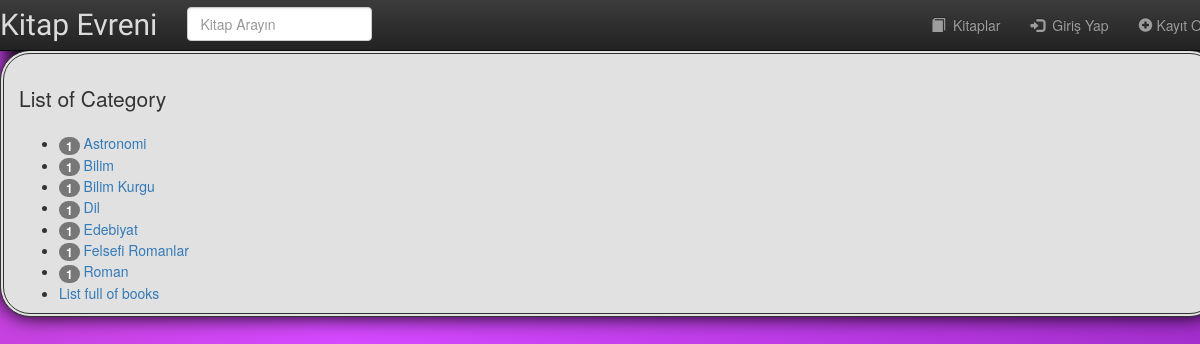
Page /category_list.php on the committed database.
### tables this page shows
CREATE TABLE `kategori` (
  `kategori_id` int(10) NOT NULL,
  `kategori_adi` varchar(60) NOT NULL
);

### category_list.php (the view, shortened to what this page needs)
<?php
	$conn = db_connect();
	$query = "SELECT * FROM kategori ORDER BY kategori_adi";
	$result = mysqli_query($conn, $query);
	require "./template/header.php";
?>
	<p class="lead">List of Category</p>
	<ul>
	<?php
		while($row = mysqli_fetch_assoc($result)){
			$count = 0;
			$query = "SELECT kategori_id FROM kategori";
			$result2 = mysqli_query($conn, $query);
			while ($pubInBook = mysqli_fetch_assoc($result2)){
				if($pubInBook['kategori_id'] == $row['kategori_id']){
					$count++;
				}
			}
	?>
		<li>
			<span class="badge"><?php echo $count; ?></span>
		    <a href="bookPerCat.php?catid=<?php echo $row['kategori_id']; ?>"><?php echo $row['kategori_adi']; ?></a>
		</li>
	<?php } ?>
		<li>
			<a href="books.php">List full of books</a>
		</li>
	</ul>
<?php
	require "./template/footer.php";
?>

### rows in the picture
kategori: count "1", kategori_adi "Astronomi"
kategori: count "1", kategori_adi "Bilim"
kategori: count "1", kategori_adi "Bilim Kurgu"
kategori: count "1", kategori_adi "Dil"
kategori: count "1", kategori_adi "Edebiyat"
kategori: count "1", kategori_adi "Felsefi Romanlar"
kategori: count "1", kategori_adi "Roman"
